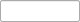
   <widget class="caFrame" name="caframe">
    <property name="geometry">
     <rect>
      <x>320</x>
      <y>50</y>
      <width>80</width>
      <height>22</height>
     </rect>
    </property>
    <property name="visibility">
     <enum>caFrame::Calc</enum>
    </property>
    <property name="visibilityCalc">
     <string notr="true">A&gt;1</string>
    </property>
    <property name="channel" stdset="0">
     <string notr="true">$(DEV):RELAY1-SOURCE</string>
    </property>
    <widget class="caLineEdit" name="calineedit_12">
     <property name="geometry">
      <rect>
       <x>0</x>
       <y>0</y>
       <width>80</width>
       <height>22</height>
      </rect>
     </property>
     <property name="alignment">
      <set>Qt::AlignCenter</set>
     </property>
     <property name="channel" stdset="0">
      <string notr="true">$(DEV):RELAY1-PRESSURE</string>
     </property>
     <property name="background">
      <color>
       <red>200</red>
       <green>200</green>
       <blue>200</blue>
      </color>
     </property>
     <property name="colorMode">
      <enum>caLineEdit::Static</enum>
     </property>
     <property name="framePresent" stdset="0">
      <bool>false</bool>
     </property>
     <property name="frameLineWidth" stdset="0">
      <number>1</number>
     </property>
     <property name="precision">
      <number>1</number>
     </property>
     <property name="precisionMode">
      <enum>caLineEdit::Channel</enum>
     </property>
     <property name="unitsEnabled">
      <bool>false</bool>
     </property>
     <property name="formatType">
      <enum>caLineEdit::string</enum>
     </property>
    </widget>
    <widget class="caFrame" name="caframe_7">
     <property name="geometry">
      <rect>
       <x>0</x>
       <y>0</y>
       <width>80</width>
       <height>22</height>
      </rect>
     </property>
     <property name="visibility">
      <enum>caFrame::IfNotZero</enum>
     </property>
     <property name="channel" stdset="0">
      <string notr="true">$(DEV):RELAY1-PRSTATUS</string>
     </property>
     <widget class="caLineEdit" name="calineedit_25">
      <property name="geometry">
       <rect>
        <x>0</x>
        <y>0</y>
        <width>80</width>
        <height>22</height>
       </rect>
      </property>
      <property name="alignment">
       <set>Qt::AlignCenter</set>
      </property>
      <property name="channel" stdset="0">
       <string notr="true">$(DEV):RELAY1-PRSTATUS</string>
      </property>
      <property name="background">
       <color>
        <red>200</red>
        <green>200</green>
        <blue>200</blue>
       </color>
      </property>
      <property name="colorMode">
       <enum>caLineEdit::Static</enum>
      </property>
      <property name="framePresent" stdset="0">
       <bool>false</bool>
      </property>
      <property name="frameLineWidth" stdset="0">
       <number>1</number>
      </property>
      <property name="unitsEnabled">
       <bool>false</bool>
      </property>
      <property name="formatType">
       <enum>caLineEdit::string</enum>
      </property>
     </widget>
    </widget>
    <zorder>calineedit_12</zorder>
    <zorder>caframe_12</zorder>
    <zorder>caframe_8</zorder>
    <zorder>calineedit_43</zorder>
    <zorder>calineedit_25</zorder>
    <zorder>calineedit_24</zorder>
    <zorder>calineedit_36</zorder>
    <zorder>calineedit_56</zorder>
    <zorder>calineedit_13</zorder>
    <zorder>caframe_11</zorder>
    <zorder>caframe_10</zorder>
    <zorder>caframe_7</zorder>
    <zorder>calineedit_31</zorder>
    <zorder>caframe_9</zorder>
    <zorder>calineedit_25</zorder>
    <zorder>caframe_7</zorder>
   </widget>
